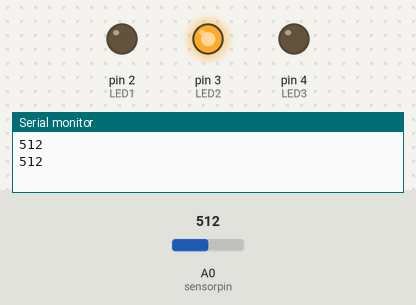
A sketch run on a simulated Arduino Uno, built with avr-gcc and run on an emulated ATmega328P. Parts: output pins drawn as LEDs (lit = HIGH), the last lines printed to the serial monitor. Inputs (shaded band) come from the test bench; at power-on: A0 (sensorpin) = 512.

Above: at 1.8 s.
1.9 s: A0 (sensorpin) set to 491
At 3.0 s:
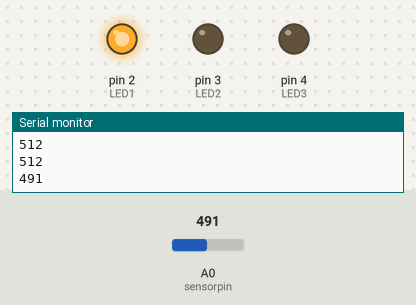
3.5 s: A0 (sensorpin) set to 900
At 4.5 s:
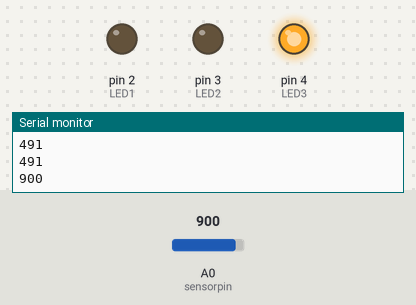
5.5 s: A0 (sensorpin) set to 819
7.2 s: A0 (sensorpin) set to 782
At 8.8 s:
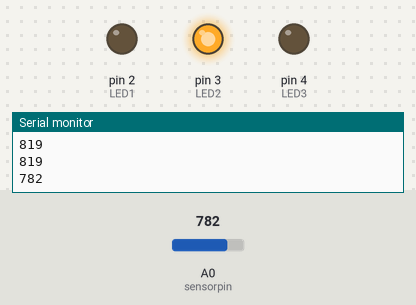
9.5 s: A0 (sensorpin) set to 1023
At 10.3 s:
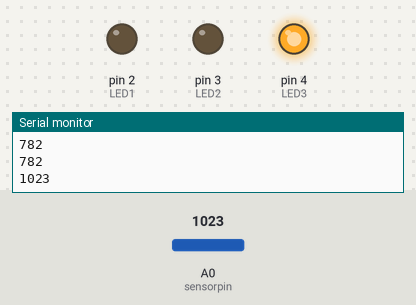
Timing chart, 0 to 12.5 s (numbered marks = the images above; inputs shaded):
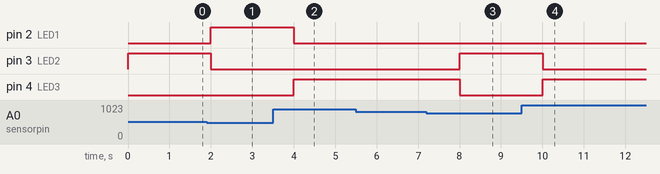

The sketch:

Project2.ino
```cpp
// declare variables for pins
int sensorpin = A0;
int LED1 = 2;
int LED2 = 3;
int LED3 = 4;

// variable for sensor reading
int sensor;

// delay time between sensor readings (milliseconds)
int delayTime = 1000;

// "wet" and "dry" thresholds - these require calibration
int wet = 800;
int dry = 500;

void setup(){
  // set pins as outputs
  pinMode(LED1,OUTPUT);
  pinMode(LED2,OUTPUT);
  pinMode(LED3,OUTPUT);

  // initialize serial communication
  Serial.begin(9600);
}

void loop(){
  // take reading from sensor
  sensor = analogRead(sensorpin);

  // print sensor reading
  Serial.println(sensor);

  // If sensor reading is greater than "wet" threshold,
  // turn on the blue LED. If it is less than the "dry"
  // threshold, turn on the red LED. If it is in between
  // the two values, turn on the yellow LED.
  if(sensor>wet){
    digitalWrite(LED1,LOW);
    digitalWrite(LED2,LOW);
    digitalWrite(LED3,HIGH);
  }
  else if(sensor<dry){
    digitalWrite(LED1,HIGH);
    digitalWrite(LED2,LOW);
    digitalWrite(LED3,LOW);
  }
  else{
    digitalWrite(LED1,LOW);
    digitalWrite(LED2,HIGH);
    digitalWrite(LED3,LOW);
  }

  // wait before taking next reading
  delay(delayTime);
  }
```

Measured:
- the behaviour switches between 500 and 499 on A0 (sensorpin) (found by bisection; images 0 and 1)
- the behaviour switches between 801 and 800 on A0 (sensorpin) (found by bisection; images 2 and 3)
- after the input at 1.9 s, pin 2 (LED1): LOW → HIGH after 0.10 s; pin 3 (LED2): HIGH → LOW after 0.10 s
- after the input at 3.5 s, pin 2 (LED1): HIGH → LOW after 0.50 s; pin 4 (LED3): LOW → HIGH after 0.50 s
- after the input at 7.2 s, pin 3 (LED2): LOW → HIGH after 0.80 s; pin 4 (LED3): HIGH → LOW after 0.80 s
- after the input at 9.5 s, pin 3 (LED2): HIGH → LOW after 0.50 s; pin 4 (LED3): LOW → HIGH after 0.50 s
